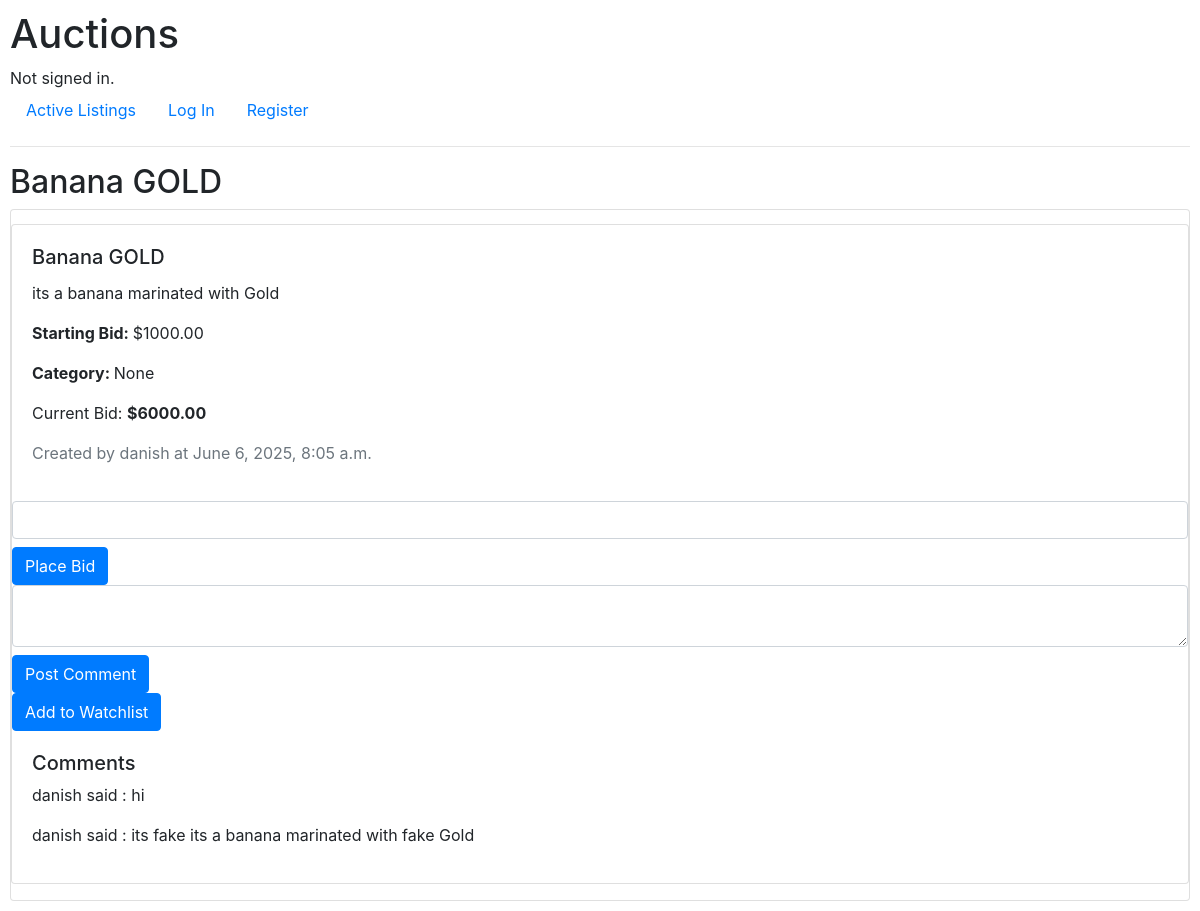
The app's page /listing/1/ with its own data.
### auctions/models.py (models this page shows, shortened)
class Listing(models.Model):
    title = models.CharField(max_length=64)
    description = models.TextField()
    starting_bid = models.DecimalField(max_digits=10, decimal_places=2)
    image_url = models.URLField(blank=True, null=True)
    category = models.CharField(max_length=64, blank=True, null=True)
    is_active = models.BooleanField(default=True)
    is_closed = models.BooleanField(default=False)
    winner = models.ForeignKey(User, on_delete=models.CASCADE, null=True, blank=True)
    owner = models.ForeignKey(User, on_delete=models.CASCADE, related_name="listings")
    created_at = models.DateTimeField(auto_now_add=True)

class Bid(models.Model):
    user = models.ForeignKey(User, on_delete=models.CASCADE, related_name="placed_bids")
    listing = models.ForeignKey(Listing, on_delete=models.CASCADE, related_name="received_bids")
    amount = models.DecimalField(max_digits=10, decimal_places=2)

class User(AbstractUser):
    pass

class Comment(models.Model):
    text = models.CharField(max_length=128, blank=True, null=True)
    user = models.ForeignKey(User, on_delete=models.CASCADE, related_name="comments")
    listing = models.ForeignKey(Listing, on_delete=models.CASCADE, related_name="comments")

### auctions/views.py (the view, shortened to what this page needs)
# urls.py: path("listing/<int:listing_id>/", views.view_listing, name="listing"),
def view_listing(request, listing_id):
    listing = get_object_or_404(Listing, pk=listing_id)
    highest_bid = Bid.objects.filter(listing=listing).order_by("-amount").first()
    comments = Comment.objects.filter(listing=listing)
    return render(request, "auctions/listing.html", {
        "listing": listing,
        "bid": highest_bid,
        "comments": comments
    })

### auctions/templates/auctions/listing.html (shortened to what this page needs)
{% extends "auctions/layout.html" %}
{% block body %}
<h2>{{ listing.title }}</h2>
<div class="card body">
    <div class="btn btn-secondry">
    </div>
    <div class="card mb-3">
        <div class="card-body">
            <h5 class="card-title">{{ listing.title }}</h5>
            <p class="card-text">{{ listing.description }}</p>
            <p><strong>Starting Bid: </strong>${{ listing.starting_bid }}</p>
            <p><strong>Category: </strong>{{ listing.category }}</p>
            <p>Current Bid: <strong>${{ bid.amount }}</strong></p>
            <p class="text-muted">Created by {{ listing.owner.username }} at {{ listing.created_at }}</p>
        </div>
        {% if not listing.is_closed %}
            {% if not request.user == listing.owner %}
                <form method="post" action="{% url 'listing' listing.id %}">
                    <input type="number" step="0.01" name="bid" class="form-control mb-2">
                    <button type="submit" class="btn btn-primary">Place Bid</button>
                </form>
            {% else %}
                <p class="text-danger"><em>You cannot bid on your own listing.</em></p>
            {% endif %}
            <form method="post" action="{% url 'listing' listing.id %}">
                <textarea name="comment" class="form-control mb-2"></textarea>
                <button type="submit" class="btn btn-primary">Post Comment</button>
            </form>
            <form method="post" action="{% url 'listing' listing.id %}">
                <button type="submit" class="btn btn-primary">Add to Watchlist</button>
            </form>
        {% else %}
            <p><strong>This Auction is closed. No more bids allowed.</strong></p>
        {% endif %}
        <div class="card-body">
            <h5>Comments</h5>
            {% for comment in comments %}
              <p>{{ comment.user }} said : {{ comment.text}}</p>
            {% empty %}
                <p>No comments yet.</p>
            {% endfor %}
        </div>
    </div>
</div>
{% endblock %}

### auctions/static/auctions/styles.css (style rules this page uses)
body { padding: 10px; }

### records on screen
Listing: title "Banana GOLD", description "its a banana marinated with Gold", starting_bid "1000.00", category "None", owner.username "danish", created_at "June 6, 2025, 8:05 a.m."
Bid: amount "6000.00"
Comment: user "danish", text "hi"
Comment: user "danish", text "its fake its a banana marinated with fake Gold"
